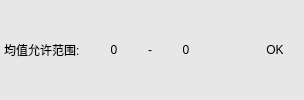
             <widget class="QWidget" name="widget_12" native="true">
              <property name="styleSheet">
               <string notr="true">background-color: rgb(231, 231, 231);</string>
              </property>
              <layout class="QHBoxLayout" name="horizontalLayout_8">
               <property name="spacing">
                <number>4</number>
               </property>
               <property name="leftMargin">
                <number>4</number>
               </property>
               <property name="topMargin">
                <number>4</number>
               </property>
               <property name="rightMargin">
                <number>4</number>
               </property>
               <property name="bottomMargin">
                <number>4</number>
               </property>
               <item>
                <widget class="QLabel" name="label_22">
                 <property name="styleSheet">
                  <string notr="true">font: 11pt &quot;微软雅黑&quot;;</string>
                 </property>
                 <property name="text">
                  <string>均值允许范围:</string>
                 </property>
                </widget>
               </item>
               <item>
                <spacer name="horizontalSpacer_12">
                 <property name="orientation">
                  <enum>Qt::Horizontal</enum>
                 </property>
                 <property name="sizeType">
                  <enum>QSizePolicy::Fixed</enum>
                 </property>
                 <property name="sizeHint" stdset="0">
                  <size>
                   <width>10</width>
                   <height>20</height>
                  </size>
                 </property>
                </spacer>
               </item>
               <item>
                <widget class="QLabel" name="labelStddevDown">
                 <property name="minimumSize">
                  <size>
                   <width>40</width>
                   <height>0</height>
                  </size>
                 </property>
                 <property name="styleSheet">
                  <string notr="true">font: 11pt &quot;微软雅黑&quot;;</string>
                 </property>
                 <property name="text">
                  <string>0</string>
                 </property>
                 <property name="alignment">
                  <set>Qt::AlignCenter</set>
                 </property>
                </widget>
               </item>
               <item>
                <spacer name="horizontalSpacer_10">
                 <property name="orientation">
                  <enum>Qt::Horizontal</enum>
                 </property>
                 <property name="sizeType">
                  <enum>QSizePolicy::Fixed</enum>
                 </property>
                 <property name="sizeHint" stdset="0">
                  <size>
                   <width>10</width>
                   <height>20</height>
                  </size>
                 </property>
                </spacer>
               </item>
               <item>
                <widget class="QLabel" name="label_21">
                 <property name="styleSheet">
                  <string notr="true">font: 11pt &quot;微软雅黑&quot;;</string>
                 </property>
                 <property name="text">
                  <string>-</string>
                 </property>
                </widget>
               </item>
               <item>
                <spacer name="horizontalSpacer_11">
                 <property name="orientation">
                  <enum>Qt::Horizontal</enum>
                 </property>
                 <property name="sizeType">
                  <enum>QSizePolicy::Fixed</enum>
                 </property>
                 <property name="sizeHint" stdset="0">
                  <size>
                   <width>10</width>
                   <height>20</height>
                  </size>
                 </property>
                </spacer>
               </item>
               <item>
                <widget class="QLabel" name="labelStddevUp">
                 <property name="minimumSize">
                  <size>
                   <width>40</width>
                   <height>0</height>
                  </size>
                 </property>
                 <property name="styleSheet">
                  <string notr="true">font: 11pt &quot;微软雅黑&quot;;</string>
                 </property>
                 <property name="text">
                  <string>0</string>
                 </property>
                 <property name="alignment">
                  <set>Qt::AlignCenter</set>
                 </property>
                </widget>
               </item>
               <item>
                <spacer name="horizontalSpacer_2">
                 <property name="orientation">
                  <enum>Qt::Horizontal</enum>
                 </property>
                 <property name="sizeHint" stdset="0">
                  <size>
                   <width>40</width>
                   <height>20</height>
                  </size>
                 </property>
                </spacer>
               </item>
               <item>
                <widget class="QLabel" name="labelResult">
                 <property name="minimumSize">
                  <size>
                   <width>50</width>
                   <height>30</height>
                  </size>
                 </property>
                 <property name="maximumSize">
                  <size>
                   <width>50</width>
                   <height>30</height>
                  </size>
                 </property>
                 <property name="styleSheet">
                  <string notr="true">font: 11pt &quot;微软雅黑&quot;;</string>
                 </property>
                 <property name="text">
                  <string>OK</string>
                 </property>
                 <property name="alignment">
                  <set>Qt::AlignCenter</set>
                 </property>
                </widget>
               </item>
              </layout>
             </widget>
